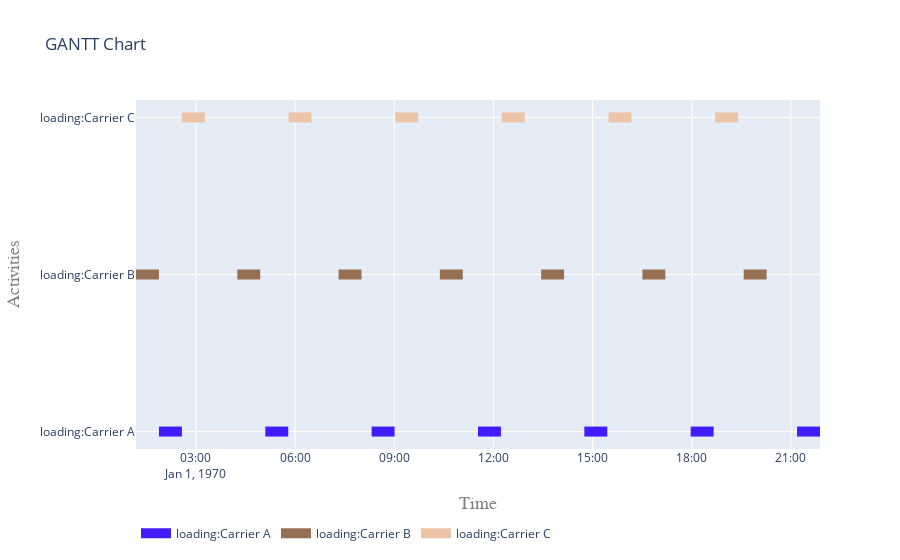

Here is the notebook cell this chart was saved with:
### Markdown cell above
Plot only activities whose namespace (first letters) matches load*

### Code cell
flat = pd.DataFrame(flatten(activities))
loading = list(flat[flat['ActivityName'].str.startswith('loading')]['activity'].values)
fig = get_gantt_chart(loading)

### Figure 1 — Plotly figure (JSON) as saved in the notebook; plotly's stock layout.template omitted (floating-point values rounded to 4 significant figures)
{"data": [{"connectgaps": false, "hoverinfo": "y+name", "line": {"color": "rgb(66,27,255)", "width": 10}, "mode": "lines", "name": "loading:Carrier A", "type": "scatter", "x": ["1970-01-01T01:52:46", "1970-01-01T01:52:46", "1970-01-01T02:34:26", "1970-01-01T02:34:26", "1970-01-01T02:34:26", "1970-01-01T05:05:50", "1970-01-01T05:05:50", "1970-01-01T05:47:30", "1970-01-01T05:47:30", "1970-01-01T05:47:30", "1970-01-01T08:18:54", "1970-01-01T08:18:54", "1970-01-01T09:00:34", "1970-01-01T09:00:34", "1970-01-01T09:00:34", "1970-01-01T11:31:58", "1970-01-01T11:31:58", "1970-01-01T12:13:38", "1970-01-01T12:13:38", "1970-01-01T12:13:38", "1970-01-01T14:45:02", "1970-01-01T14:45:02", "1970-01-01T15:26:42", "1970-01-01T15:26:42", "1970-01-01T15:26:42", "1970-01-01T17:58:06", "1970-01-01T17:58:06", "1970-01-01T18:39:46", "1970-01-01T18:39:46", "1970-01-01T18:39:46", "1970-01-01T21:11:10", "1970-01-01T21:11:10", "1970-01-01T21:52:50", "1970-01-01T21:52:50", "1970-01-01T21:52:50"], "y": ["loading:Carrier A", "loading:Carrier A", "loading:Carrier A", "loading:Carrier A", null, "loading:Carrier A", "loading:Carrier A", "loading:Carrier A", "loading:Carrier A", null, "loading:Carrier A", "loading:Carrier A", "loading:Carrier A", "loading:Carrier A", null, "loading:Carrier A", "loading:Carrier A", "loading:Carrier A", "loading:Carrier A", null, "loading:Carrier A", "loading:Carrier A", "loading:Carrier A", "loading:Carrier A", null, "loading:Carrier A", "loading:Carrier A", "loading:Carrier A", "loading:Carrier A", null, "loading:Carrier A", "loading:Carrier A", "loading:Carrier A", "loading:Carrier A", null]}, {"connectgaps": false, "hoverinfo": "y+name", "line": {"color": "rgb(151,112,84)", "width": 10}, "mode": "lines", "name": "loading:Carrier B", "type": "scatter", "x": ["1970-01-01T01:11:06", "1970-01-01T01:11:06", "1970-01-01T01:52:46", "1970-01-01T01:52:46", "1970-01-01T01:52:46", "1970-01-01T04:14:58", "1970-01-01T04:14:58", "1970-01-01T04:56:38", "1970-01-01T04:56:38", "1970-01-01T04:56:38", "1970-01-01T07:18:50", "1970-01-01T07:18:50", "1970-01-01T08:00:30", "1970-01-01T08:00:30", "1970-01-01T08:00:30", "1970-01-01T10:22:42", "1970-01-01T10:22:42", "1970-01-01T11:04:22", "1970-01-01T11:04:22", "1970-01-01T11:04:22", "1970-01-01T13:26:34", "1970-01-01T13:26:34", "1970-01-01T14:08:14", "1970-01-01T14:08:14", "1970-01-01T14:08:14", "1970-01-01T16:30:26", "1970-01-01T16:30:26", "1970-01-01T17:12:06", "1970-01-01T17:12:06", "1970-01-01T17:12:06", "1970-01-01T19:34:18", "1970-01-01T19:34:18", "1970-01-01T20:15:58", "1970-01-01T20:15:58", "1970-01-01T20:15:58"], "y": ["loading:Carrier B", "loading:Carrier B", "loading:Carrier B", "loading:Carrier B", null, "loading:Carrier B", "loading:Carrier B", "loading:Carrier B", "loading:Carrier B", null, "loading:Carrier B", "loading:Carrier B", "loading:Carrier B", "loading:Carrier B", null, "loading:Carrier B", "loading:Carrier B", "loading:Carrier B", "loading:Carrier B", null, "loading:Carrier B", "loading:Carrier B", "loading:Carrier B", "loading:Carrier B", null, "loading:Carrier B", "loading:Carrier B", "loading:Carrier B", "loading:Carrier B", null, "loading:Carrier B", "loading:Carrier B", "loading:Carrier B", "loading:Carrier B", null]}, {"connectgaps": false, "hoverinfo": "y+name", "line": {"color": "rgb(236,197,169)", "width": 10}, "mode": "lines", "name": "loading:Carrier C", "type": "scatter", "x": ["1970-01-01T02:34:26", "1970-01-01T02:34:26", "1970-01-01T03:16:06", "1970-01-01T03:16:06", "1970-01-01T03:16:06", "1970-01-01T05:48:02", "1970-01-01T05:48:02", "1970-01-01T06:29:42", "1970-01-01T06:29:42", "1970-01-01T06:29:42", "1970-01-01T09:01:38", "1970-01-01T09:01:38", "1970-01-01T09:43:18", "1970-01-01T09:43:18", "1970-01-01T09:43:18", "1970-01-01T12:15:14", "1970-01-01T12:15:14", "1970-01-01T12:56:54", "1970-01-01T12:56:54", "1970-01-01T12:56:54", "1970-01-01T15:28:50", "1970-01-01T15:28:50", "1970-01-01T16:10:30", "1970-01-01T16:10:30", "1970-01-01T16:10:30", "1970-01-01T18:42:26", "1970-01-01T18:42:26", "1970-01-01T19:24:06", "1970-01-01T19:24:06", "1970-01-01T19:24:06"], "y": ["loading:Carrier C", "loading:Carrier C", "loading:Carrier C", "loading:Carrier C", null, "loading:Carrier C", "loading:Carrier C", "loading:Carrier C", "loading:Carrier C", null, "loading:Carrier C", "loading:Carrier C", "loading:Carrier C", "loading:Carrier C", null, "loading:Carrier C", "loading:Carrier C", "loading:Carrier C", "loading:Carrier C", null, "loading:Carrier C", "loading:Carrier C", "loading:Carrier C", "loading:Carrier C", null, "loading:Carrier C", "loading:Carrier C", "loading:Carrier C", "loading:Carrier C", null]}], "layout": {"hovermode": "closest", "legend": {"orientation": "h", "x": 0, "y": -0.2}, "title": {"text": "GANTT Chart"}, "xaxis": {"range": ["1970-01-01T01:11:06", "1970-01-01T21:52:50"], "title": {"font": {"color": "#7f7f7f", "family": "Courier New, monospace", "size": 18}, "text": "Time"}}, "yaxis": {"title": {"font": {"color": "#7f7f7f", "family": "Courier New, monospace", "size": 18}, "text": "Activities"}}}}
